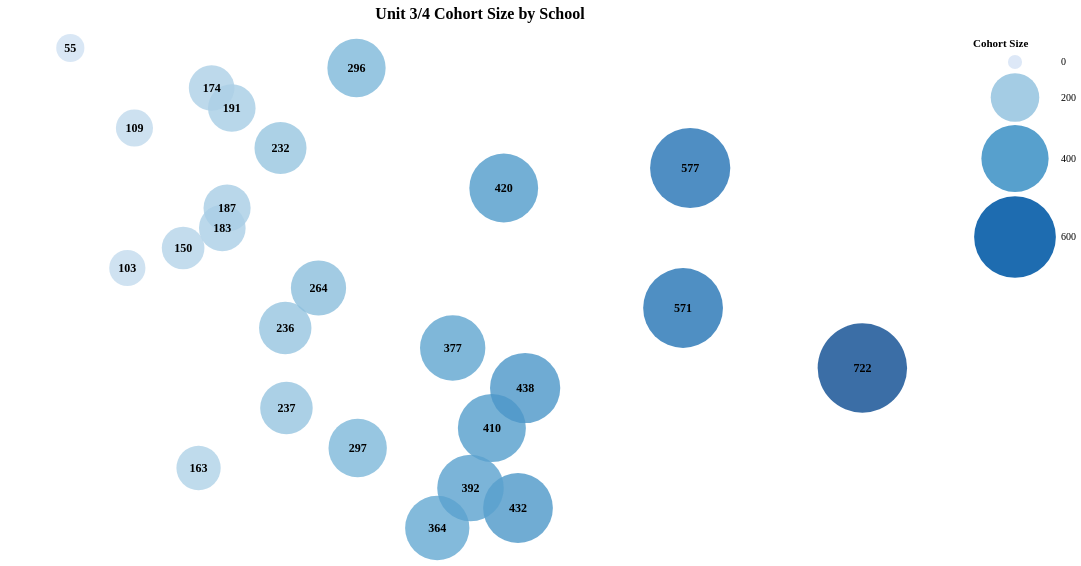

Specify this chart in Vega-Lite:
### Vega-Lite specification from a JSON file in a GitHub repository (floating-point values rounded to 4 significant figures)
{"$schema": "https://vega.github.io/schema/vega-lite/v5.json", "title": {"text": "Unit 3/4 Cohort Size by School", "fontSize": 16, "anchor": "middle", "offset": 12}, "width": 950, "height": 500, "data": {"values": [{"School": "Ballarat Clarendon College", "cohort": 296}, {"School": "MacRobertson Girls High School", "cohort": 571}, {"School": "Bacchus Marsh Grammar", "cohort": 55}, {"School": "Nossal High School", "cohort": 410}, {"School": "Haileybury Girl's College", "cohort": 420}, {"School": "Ruyton Girls' School", "cohort": 163}, {"School": "Melbourne Girls Grammar", "cohort": 236}, {"School": "Melbourne High School", "cohort": 722}, {"School": "Melbourne Grammar School", "cohort": 377}, {"School": "Huntingtower School", "cohort": 187}, {"School": "Camberwell Girls Grammar School", "cohort": 191}, {"School": "Fintona Girls School", "cohort": 109}, {"School": "Haileybury College", "cohort": 577}, {"School": "Mount Scopus Memorial College", "cohort": 237}, {"School": "Suzanne Cory High School", "cohort": 432}, {"School": "Bialik College", "cohort": 174}, {"School": "Loreto Mandevile Hall", "cohort": 264}, {"School": "Korowa Anglican Girls' School", "cohort": 183}, {"School": "Leibler Yevneh College", "cohort": 103}, {"School": "Presbyterian Ladies' College", "cohort": 297}, {"School": "Yarra Valley Grammar School", "cohort": 364}, {"School": "St Kevin's College", "cohort": 392}, {"School": "Methodist Ladies College", "cohort": 438}, {"School": "Firbank Grammar School", "cohort": 232}, {"School": "Lauriston Girl's School", "cohort": 150}]}, "layer": [{"mark": {"type": "circle", "opacity": 0.8}, "encoding": {"x": {"field": "cohort", "type": "quantitative", "axis": null}, "y": {"field": "School", "type": "nominal", "axis": null}, "size": {"field": "cohort", "type": "quantitative", "scale": {"range": [200, 8000]}, "title": "Cohort Size"}, "color": {"field": "cohort", "type": "quantitative", "scale": {"scheme": "blues"}}, "tooltip": [{"field": "School", "title": "School"}, {"field": "cohort", "title": "Cohort Size"}]}}, {"mark": {"type": "text", "fontSize": 12, "fontWeight": "bold", "align": "center", "baseline": "middle", "fill": "black"}, "encoding": {"x": {"field": "cohort", "type": "quantitative"}, "y": {"field": "School", "type": "nominal"}, "text": {"field": "cohort"}}}], "config": {"view": {"stroke": null}, "font": "Georgia, serif"}}
